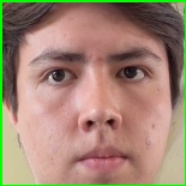
#> input picture img/caras/andres/andres113_escalada.jpg, 186 x 186 px, given in place of video_cillian.mp4, which was not available
$ python 'clasificador haar cascade.py'
#> lines starting #> are read from the running program, lines starting #| are printed output that depends on the picture; pictures that were not available may be replaced by others from this repository, and a replacement may not be noted
import numpy as np
import cv2 as cv

rostro = cv.CascadeClassifier('haarcascade_frontalface_alt2.xml')

# ---------- Cambio principal: video en vez de cámara ----------
VIDEO_PATH = 'video_cillian.mp4'  # <-- pon aquí el nombre/ruta de tu video
cap = cv.VideoCapture(VIDEO_PATH)

x = y = w = h = 0
img = None
count = 0

VARIACIONES_POR_CAPTURA = 7  # orig, rot15, rotneg15, trasladada, escalada, brillomas, brillomenos
MAX_ARCHIVOS = 5000
MAX_DETECCIONES = MAX_ARCHIVOS // VARIACIONES_POR_CAPTURA  # 714


# ---------- Funciones de transformación (data augmentation) ----------

def rotar(imagen, angulo):
    (h, w) = imagen.shape[:2]
    centro = (w // 2, h // 2)
    M = cv.getRotationMatrix2D(centro, angulo, 1.0)
    return cv.warpAffine(imagen, M, (w, h))


def trasladar(imagen, tx, ty):
    (h, w) = imagen.shape[:2]
    M = np.float32([[1, 0, tx], [0, 1, ty]])
    return cv.warpAffine(imagen, M, (w, h))


def escalar(imagen, factor):
    return cv.resize(imagen, None, fx=factor, fy=factor, interpolation=cv.INTER_LINEAR)


def cambiar_brillo(imagen, valor):
    return cv.convertScaleAbs(imagen, alpha=1.0, beta=valor)


def guardar_variaciones(imagen, count):
    base_name = f'img/caras/cillian/cillian{count}'  # <-- carpeta y nombre de la persona

    cv.imwrite(f'{base_name}_orig.jpg', imagen)
    cv.imwrite(f'{base_name}_rot15.jpg', rotar(imagen, 15))
    cv.imwrite(f'{base_name}_rotneg15.jpg', rotar(imagen, -15))
    cv.imwrite(f'{base_name}_trasladada.jpg', trasladar(imagen, 10, 10))
    cv.imwrite(f'{base_name}_escalada.jpg', escalar(imagen, 1.2))
    cv.imwrite(f'{base_name}_brillomas.jpg', cambiar_brillo(imagen, 40))
    cv.imwrite(f'{base_name}_brillomenos.jpg', cambiar_brillo(imagen, -40))


# ---------- Loop principal ----------

while True:
    ret, frame = cap.read()
#> frame is the input picture: shape (186, 186, 3); mean B, G, R 115.1, 133.8, 161.2

    # ---------- Cambio importante: si el video se acabó, ret sale False ----------
    # Con webcam esto casi nunca pasa, pero con video hay que cortar el loop
    # o si no, cv.cvtColor truena porque frame ya es None.
    if not ret:
        print("Video terminado.")
        break

    gray = cv.cvtColor(frame, cv.COLOR_BGR2GRAY)
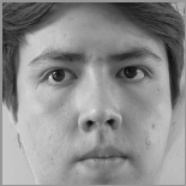
#> gray: shape (186, 186); min 13, max 221, mean 139.9
    rostros = rostro.detectMultiScale(gray, 1.3, 5)
#> rostros = [[16, 7, 163, 163]]

    for (x, y, w, h) in rostros:
        if count >= MAX_DETECCIONES:
            break

        img = frame[y:y + h, x:x + w]
        #frame = cv.rectangle(frame, (x, y), (x + w, y + h), (0, 255, 0), 2)
        count += 1
        guardar_variaciones(img, count)
#> this loop made 1 pass
#> (x, y, count, base_name in guardar_variaciones) on pass 1: (16, 7, 1, 'img/caras/cillian/cillian1')
#> pass 1, `img = frame[y:y + h, x:x + w]`:
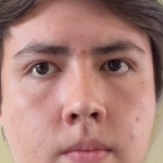
#> img: shape (163, 163, 3); mean B, G, R 121.4, 129, 171.5
#> pass 1, in guardar_variaciones, `cv.imwrite(f'{base_name}_rot15.jpg', rotar(imagen, 15))`:
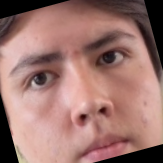
#> saved as cillian1_rot15.jpg: shape (163, 163, 3); mean B, G, R 110.3, 116.7, 157
#> pass 1, in guardar_variaciones, `cv.imwrite(f'{base_name}_rotneg15.jpg', rotar(imagen, -15))`:
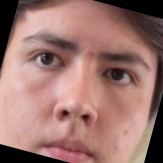
#> saved as cillian1_rotneg15.jpg: shape (163, 163, 3); mean B, G, R 110.3, 116.8, 156.8
#> pass 1, in guardar_variaciones, `cv.imwrite(f'{base_name}_trasladada.jpg', trasladar(imagen, 10, 10))`:
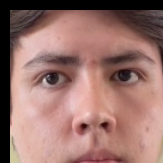
#> saved as cillian1_trasladada.jpg: shape (163, 163, 3); mean B, G, R 107.8, 114.2, 152.8
#> after the loop, count = 1

    cv.imshow('rostros', frame)

    if img is not None:
        cv.imshow('cara', img)

    k = cv.waitKey(1)
#> (key Esc is pressed here)
    if k == 27 or count >= MAX_DETECCIONES:
        break

cap.release()
cv.destroyAllWindows()

print(f"Total de detecciones guardadas: {count}")
#| Total de detecciones guardadas: 1
print(f"Total de archivos generados: {count * VARIACIONES_POR_CAPTURA}")
#| Total de archivos generados: 7
